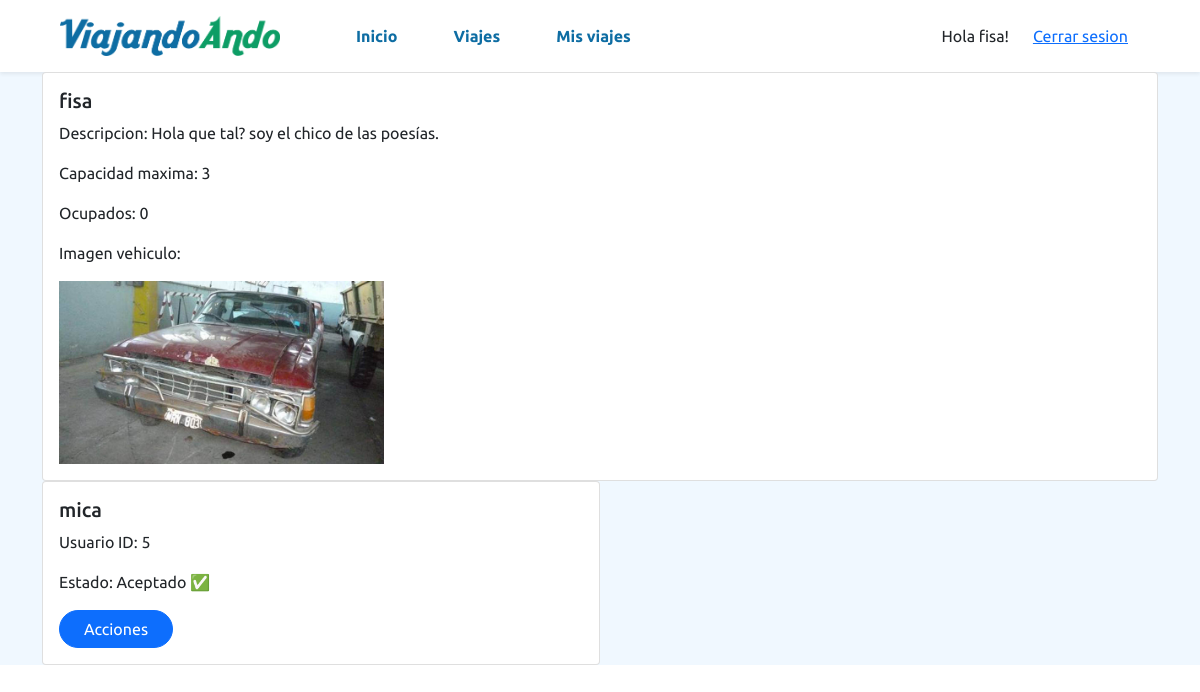
The page /viajes/misviajes/4 (signed in) on the database its author committed.
### viajes/models.py (models this page shows, shortened)
class Viaje(models.Model):
    conductor = models.ForeignKey(Conductor,on_delete=models.CASCADE, related_name='conductor_set')
    datetime = models.DateTimeField(blank=True, null=True, default=None)
    fecha = models.DateField(blank=True, null=True, default=None)
    hora = models.TimeField(blank=True, null=True, default=None)
    ciudad_origen = models.ForeignKey(Ciudad,on_delete=models.CASCADE, related_name='ciudad_origen_set')
    ciudad_destino = models.ForeignKey(Ciudad,on_delete=models.CASCADE, related_name='ciudad_destino_set')
    pasajeros = models.ManyToManyField(User, through='UsuarioPeticion')
    imagen_vehiculo = models.ImageField(upload_to="images/")
    descripcion = models.CharField(max_length=250)
    capacidad = models.PositiveIntegerField()
    ocupados = models.PositiveIntegerField(default=0)
    class Meta:
        constraints = [
            models.UniqueConstraint(
                fields=['conductor', 'datetime'], name='unique_conductor_datetime_combination'
            )
        ]

class UsuarioPeticion(models.Model):
    viaje = models.ForeignKey(Viaje, on_delete=models.CASCADE)
    user = models.ForeignKey(User, on_delete=models.CASCADE)
    esta_aceptado = models.BooleanField(null=True, default=None)
    class Meta:
        constraints = [
            models.UniqueConstraint(
                fields=['viaje', 'user'], name='unique_viaje_user_combination'
            )
        ]

### users/models.py (models this page shows)
class Conductor(models.Model):
    user = models.OneToOneField(User, on_delete=models.CASCADE, primary_key=True)
    licencia = models.CharField(max_length=250)
    foto_perfil = models.ImageField(upload_to="images/", null=True, default=None)
    celular = models.BigIntegerField(blank=True, null=True, default=None);
    def __str__(self):
        string = str(self.user.username)
        return string

### viajes/views.py (the view)
# urls.py: path("viajes/misviajes/<int:id>", viajes_views.mis_viajes_detalle, name="mis_viajes_detalle"),
@login_required
def mis_viajes_detalle(request, id):
	if request.method == "GET":
		viaje = Viaje.objects.get(id=id)
		lista_usuario_peticion = UsuarioPeticion.objects.filter(viaje_id=id)
		print(lista_usuario_peticion)
	return render(request, "viajes/mis_viajes_detalle.html", {'viaje': viaje, 'lista_usuario_peticion': lista_usuario_peticion})

### viajes/templates/viajes/mis_viajes_detalle.html
{% extends 'base.html' %}
{% block content_info %}
<div class="container">
    <div class="card w-100">
        <div class="card-body">
          <h5 class="card-title">{{viaje.conductor}}</h5>
          <p class="card-text">Descripcion: {{viaje.descripcion}}</p>
          <p class="card-text">Capacidad maxima: {{viaje.capacidad}}</p>
          <p class="card-text">Ocupados: {{viaje.ocupados}}</p>
          <p class="card-text">Imagen vehiculo: </p>
          <img src="/media/{{viaje.imagen_vehiculo}}" style="width: 30%;" alt="Auto">
        </div>
      </div>
    {% for usuario in lista_usuario_peticion %}
    <div class="card w-50">
        <div class="card-body">
          <h5 class="card-title">{{usuario.user.username}}</h5>
          <p class="card-text">Usuario ID: {{usuario.user.id}}</p>
          <p class="card-text">Estado:
                  {% if usuario.esta_aceptado == None %}
                    Pendiente ⏲
                    {% elif usuario.esta_aceptado == True %}
                      Aceptado ✅
                    {% else %}
                      Rechazado ❌
                  {% endif %}
          </p>
          <a class="btn btn-primary text-center px-4 rounded-pill" href="{{viaje.id}}/{{usuario.user.id}}">Acciones</a>
        </div>
    </div>
    {% endfor %}
</div>
{% endblock %}

### viajes/templates/base.html (shortened to what this page needs)
{% load static %}
<!DOCTYPE html>
<html lang="es">
<head>
  <link href="https://cdn.jsdelivr.net/npm/bootstrap@5.1.3/dist/css/bootstrap.min.css" rel="stylesheet">
  <link rel="stylesheet" href="{% static 'viajes/css/styles.css' %}" type="text/css">
</head>
<body>
  <header>
    <nav class="navbar navbar-expand-lg px-md-5 shadow-sm">
      <div class="container-fluid">
        <a href="/"><img class="logo" src="{% static 'viajes/img/logo.png' %}" alt="Logo"></a>
          <div class="collapse navbar-collapse" id="navbarSupportedContent">
              <div class="container-fluid d-flex justify-content-between p py-2">
                <ul class="navbar-nav gap-lg-4 ps-lg-5">
                    <li class="nav-item">
                      <a class="nav-link px-3 fw-bold itemNav rounded-pill" aria-current="page" href="/">Inicio</a>
                    </li>
                    <li class="nav-item">
                      <a class="nav-link px-3 fw-bold itemNav rounded-pill" href="{% url 'viajes' %}">Viajes</a>
                    </li>
                    <li class="nav-item">
                      <a class="nav-link px-3 fw-bold itemNav rounded-pill" href="{% url 'mis viajes' %}">Mis viajes</a>
                    </li>
                </ul>
                <div class="d-flex align-items-center justify-content-between gap-4">
                  {% if user.is_authenticated %}
                    Hola {{ user.username }}!
                    <a href="{% url 'logout' %}">Cerrar sesion</a>
                  {% else %}
                      <a class="text-decoration-none" href="{% url 'register' %}">Registrarse</a>
                      <a class="btn btn-primary" href="{% url 'login' %}">Iniciar Sesion</a>
                  {% endif %}
                </div>
              </div>
          </div>
      </div>
    </nav>
  </header>
  <main>
    {% block content_info %}
    {% endblock %}
  </main>
</body>
</html>

### viajes/static/viajes/css/styles.css (style rules this page uses)
body { font-family: 'Ubuntu', sans-serif; }
.logo { width: 220px; }
main { background-color: aliceblue; }
.itemNav { color: #0e6da3; }

### rows shown on the page
Viaje: conductor "fisa", descripcion "Hola que tal? soy el chico de las poesías.", capacidad "3", ocupados "0", imagen_vehiculo (picture)
UsuarioPeticion: user.username "mica", user.id "5", esta_aceptado "Aceptado ✅"

### other values the page prints
{{ user.username }} "fisa"
